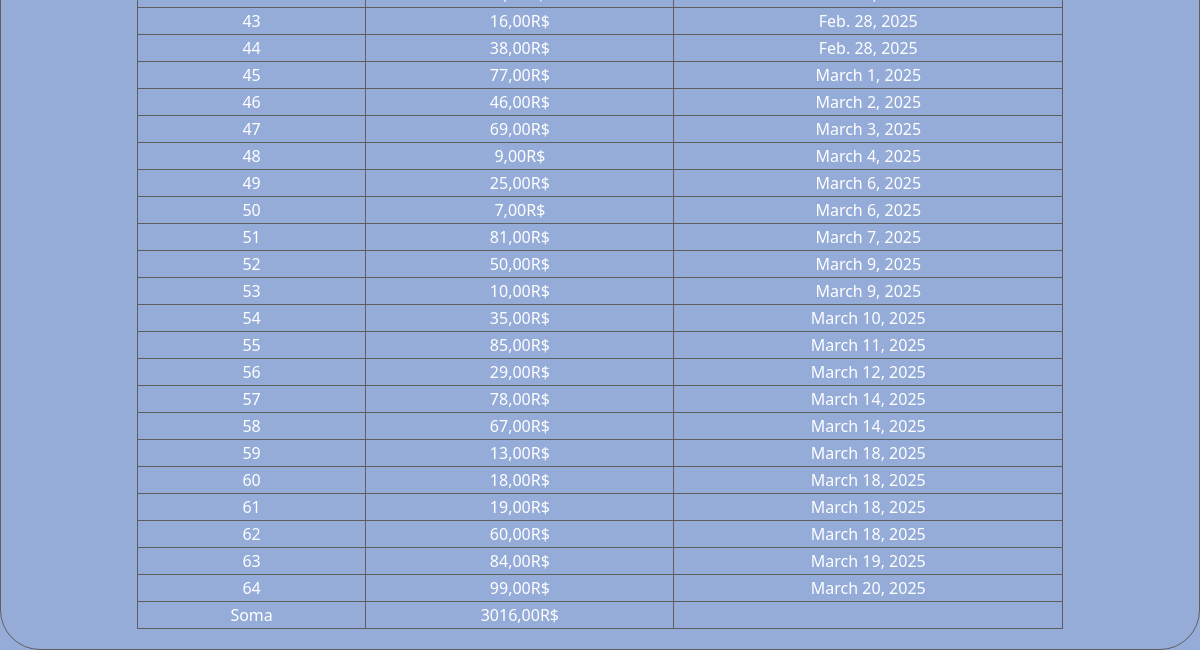
/geradorLista (lower part), run on an earlier commit of the app's database.
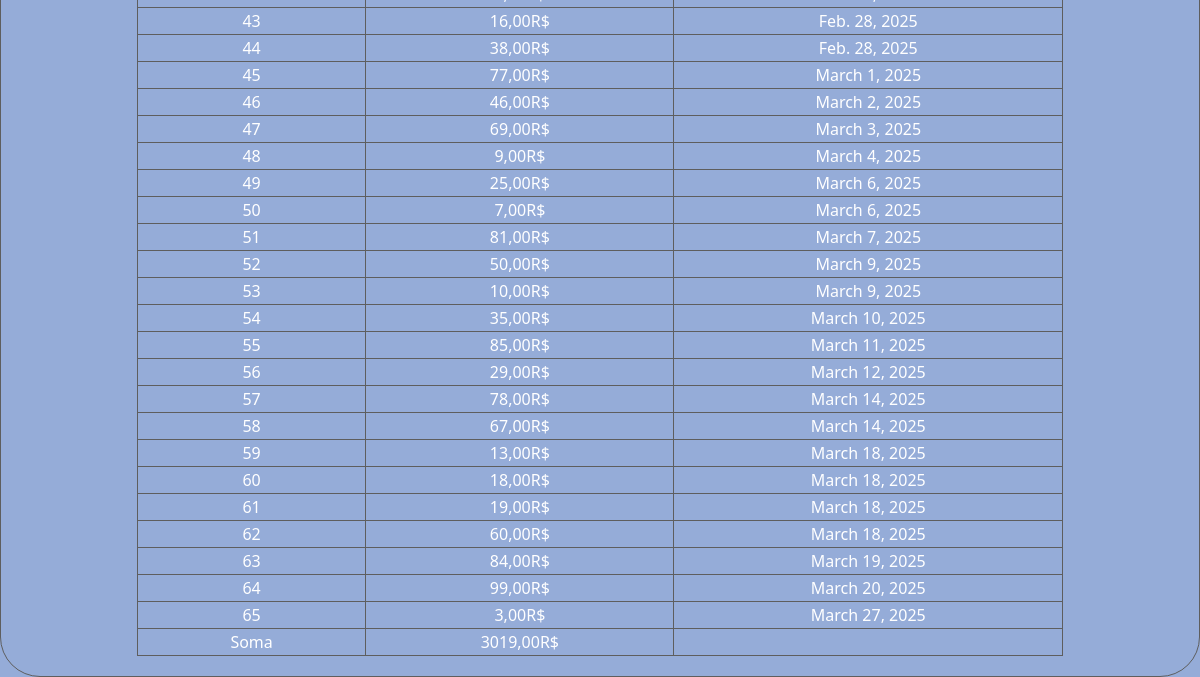
And on a later commit of the database.
### gerador/models.py (models this page shows)
class NumerosGerados(models.Model):
    numeroGerado = models.IntegerField(verbose_name='numeroGerado',null=False, blank=False)
    dataCriacao = models.DateField(auto_now_add=True, null=False, blank=False)
    class Meta:
        ordering = ['dataCriacao']
        verbose_name = 'Numeros Gerado'

### gerador/views.py (the view)
# urls.py: path('geradorLista', GeradorListView.as_view(), name='geradorLista'),
class GeradorListView(ListView):
    model = NumerosGerados
    template_name = 'gerador/geradorLista.html'
    context_object_name = 'numerosGerados'
    def get_context_data(self, **kwargs):
        context = super().get_context_data(**kwargs)
        soma_total = NumerosGerados.objects.aggregate(Sum('numeroGerado'))['numeroGerado__sum'] or 0
        context['soma_total'] = soma_total
        return context

### gerador/templates/gerador/geradorLista.html (shortened to what this page needs)
{% load static %}
<!DOCTYPE html>
<html lang="en">
<head>
    <link href="https://cdn.jsdelivr.net/npm/bootstrap@5.3.3/dist/css/bootstrap.min.css" rel="stylesheet"
>
    <link rel="stylesheet" href=" {% static 'gerador/css/geradorLista.css' %} ">
</head>
<body>
    <main>
        <section class="section-table">
            <table >
                <tbody>
                    {% for numero in numerosGerados %}
                    <tr>
                        <td>{{ numero.id }}</td>
                        <td>{{ numero.numeroGerado }},00R$</td>
                        <td>{{ numero.dataCriacao}}</td>
                    </tr>
                    {% empty %}
                    <tr>
                        <td colspan="3">Nenhum número gerado ainda.</td>
                    </tr>
                    {% endfor %}
                </tbody>
                <tfoot>
                    <tr>
                        <td>Soma</td>
                        <td>{{ soma_total }},00R$</td>
                    </tr>
                </tfoot>
            </table>
        </section>
    </main>
</body>
</html>

### gerador/static/gerador/css/geradorLista.css (style rules this page uses)
body { background-color: rgba(69, 110, 188, 0.57); }
.section-table { padding: 20px; border: solid 1px rgb(94, 94, 94); border-radius: 40px; display: flex; justify-content: center; }
table { border-radius: 60px; width: 80%; }
table,tr,td { text-align: center; padding-left: 30px; padding-right: 30px; border: solid 1px rgb(94, 94, 94); border-radius: 50x; }

What changed in the data, as far as the page shows it:
added NumerosGerados: id "65", numeroGerado "3", dataCriacao "March 27, 2025"
Also different on the page:
{{ soma_total }}: "3016" → "3019"
